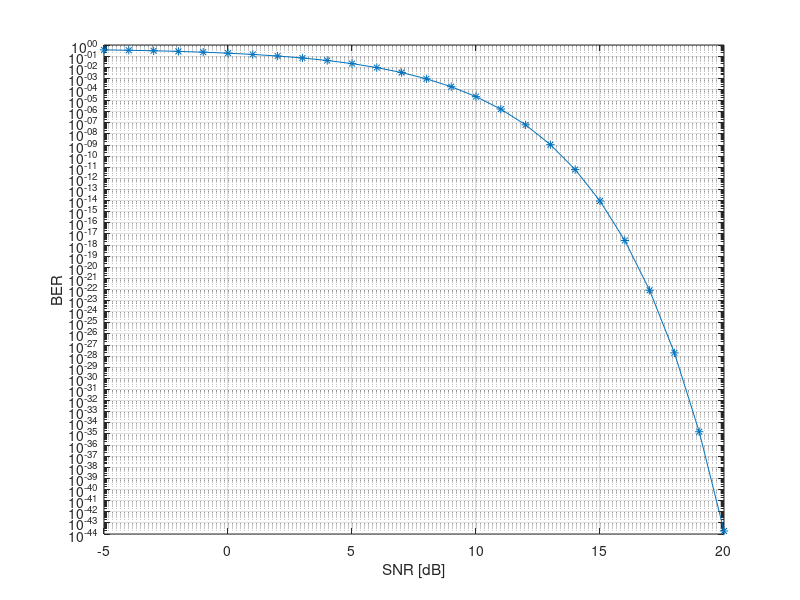

Here is the MATLAB script that generated this plot:
function theoryBerDBPSK = DBPSK_BER(SNR_dB)

if nargin == 0
    SNR_dB = -5:20;
end

theoryBerDBPSK = (1/2)*exp(-(10.^(SNR_dB(1,:)/10)));

if nargin == 0
    figure
    semilogy(SNR_dB,theoryBerDBPSK,'-*')
    xlabel('SNR [dB]')
    ylabel('BER')
    grid
end